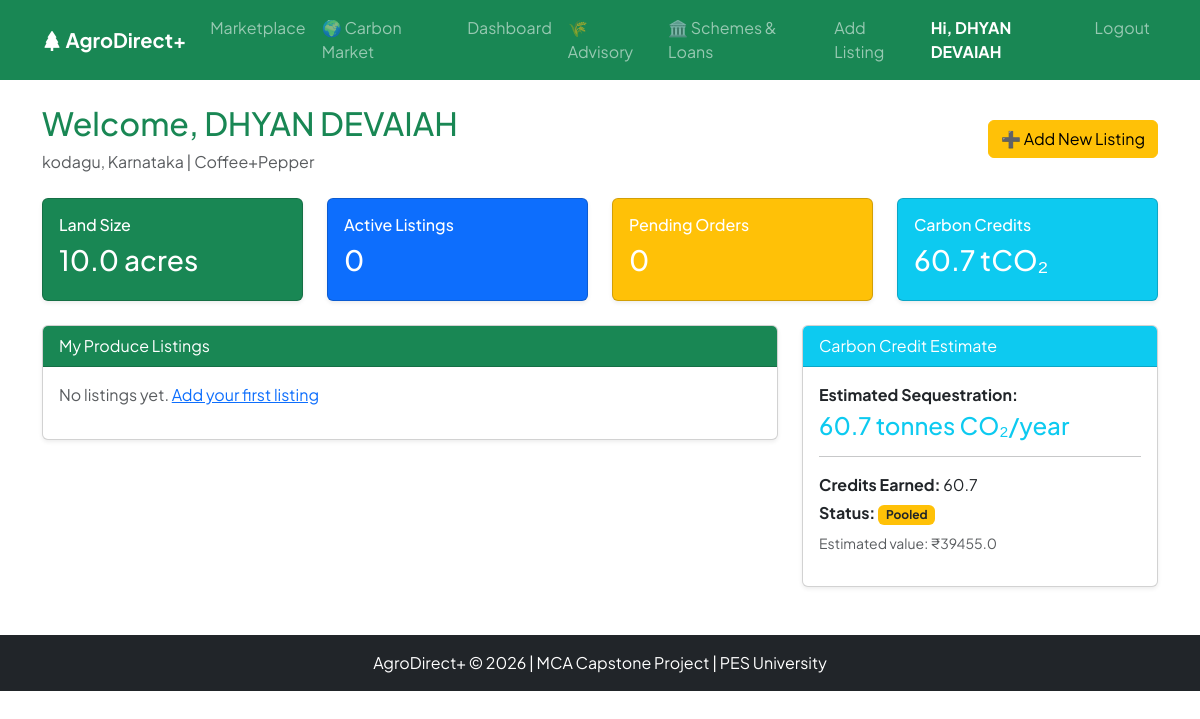
Screenshot of /farmer/dashboard (signed in) with the database file from the repository.
### models.py (models this page shows)
class User(UserMixin, db.Model):
    __tablename__ = 'users'
    id = db.Column(db.Integer, primary_key=True)
    email = db.Column(db.String(120), unique=True, nullable=False)
    password = db.Column(db.String(200), nullable=False)
    role = db.Column(db.String(20), nullable=False)  # 'farmer', 'buyer', 'admin'
    name = db.Column(db.String(100), nullable=False)
    phone = db.Column(db.String(15))
    state = db.Column(db.String(50))
    district = db.Column(db.String(50))
    language = db.Column(db.String(20), default='English')
    created_at = db.Column(db.DateTime, default=datetime.utcnow)
    land_size_acres = db.Column(db.Float)
    crop_type = db.Column(db.String(50))
    years_experience = db.Column(db.Integer)
    tree_count = db.Column(db.Integer)
    shade_percentage = db.Column(db.Float)
    company_name = db.Column(db.String(150))
    gst_number = db.Column(db.String(20))
    buyer_type = db.Column(db.String(50))
    is_verified = db.Column(db.Boolean, default=False)

class CarbonCredit(db.Model):
    __tablename__ = 'carbon_credits'
    id = db.Column(db.Integer, primary_key=True)
    farmer_id = db.Column(db.Integer, db.ForeignKey('users.id'), nullable=False)
    estimated_tonnes = db.Column(db.Float, nullable=False)
    credits_earned = db.Column(db.Float, nullable=False)
    verification_status = db.Column(db.String(20), default='Pending')
    year = db.Column(db.Integer, default=2026)
    created_at = db.Column(db.DateTime, default=datetime.utcnow)
    farmer = db.relationship('User', backref='carbon_credits')

### app.py (the view)
@app.route('/farmer/dashboard')
@login_required
def farmer_dashboard():
    if current_user.role != 'farmer':
        return redirect(url_for('index'))
    listings = Listing.query.filter_by(farmer_id=current_user.id).all()
    orders = Order.query.join(Listing).filter(Listing.farmer_id == current_user.id).all()
    carbon = CarbonCredit.query.filter_by(farmer_id=current_user.id).first()
    if not carbon:
        carbon = calculate_carbon(current_user)
    return render_template('farmer_dashboard.html',
                         listings=listings, orders=orders, carbon=carbon)

### app.py (called while the page is built)
@login_manager.user_loader
def load_user(user_id):
    return User.query.get(int(user_id))

### templates/farmer_dashboard.html (shortened to what this page needs)
{% extends "base.html" %}
{% block content %}
<div class="d-flex justify-content-between align-items-center">
    <div>
        <h2 class="text-success">Welcome, {{ current_user.name }}</h2>
        <p class="text-muted mb-0">{{ current_user.district }}, {{ current_user.state }} | {{ current_user.crop_type }}</p>
    </div>
    <a href="{{ url_for('add_listing') }}" class="btn btn-warning">➕ Add New Listing</a>
</div>
<div class="row mt-4">
    <div class="col-md-3">
        <div class="card bg-success text-white shadow-sm">
            <div class="card-body">
                <h6>Land Size</h6>
                <h3>{{ current_user.land_size_acres }} acres</h3>
            </div>
        </div>
    </div>
    <div class="col-md-3">
        <div class="card bg-primary text-white shadow-sm">
            <div class="card-body">
                <h6>Active Listings</h6>
                <h3>{{ listings|length }}</h3>
            </div>
        </div>
    </div>
    <div class="col-md-3">
        <div class="card bg-warning text-white shadow-sm">
            <div class="card-body">
                <h6>Pending Orders</h6>
                <h3>{{ orders|selectattr('status', 'equalto', 'Pending')|list|length }}</h3>
            </div>
        </div>
    </div>
    <div class="col-md-3">
        <div class="card bg-info text-white shadow-sm">
            <div class="card-body">
                <h6>Carbon Credits</h6>
                <h3>{{ carbon.credits_earned if carbon else 0 }} tCO₂</h3>
            </div>
        </div>
    </div>
</div>
<div class="row mt-4">
    <div class="col-md-8">
        <div class="card shadow-sm">
            <div class="card-header bg-success text-white">My Produce Listings</div>
            <div class="card-body">
                {% if listings %}
                <table class="table table-hover">
                    <thead>
                        <tr><th>Crop</th><th>Grade</th><th>Qty (kg)</th><th>Price/kg</th><th>Status</th></tr>
                    </thead>
                    <tbody>
                        {% for l in listings %}
                        <tr>
                            <td>{{ l.crop_type }}</td>
                            <td>{{ l.grade }}</td>
                            <td>{{ l.quantity_kg }}</td>
                            <td>₹{{ l.expected_price_per_kg }}</td>
                            <td><span class="badge bg-{{ 'success' if l.status == 'Active' else 'secondary' }}">{{ l.status }}</span></td>
                        </tr>
                        {% endfor %}
                    </tbody>
                </table>
                {% else %}
                <p class="text-muted">No listings yet. <a href="{{ url_for('add_listing') }}">Add your first listing</a></p>
                {% endif %}
            </div>
        </div>
    </div>
    <div class="col-md-4">
        <div class="card shadow-sm">
            <div class="card-header bg-info text-white">Carbon Credit Estimate</div>
            <div class="card-body">
                {% if carbon %}
                <p class="mb-1"><strong>Estimated Sequestration:</strong></p>
                <h4 class="text-info">{{ carbon.estimated_tonnes }} tonnes CO₂/year</h4>
                <hr>
                <p class="mb-1"><strong>Credits Earned:</strong> {{ carbon.credits_earned }}</p>
                <p class="mb-1"><strong>Status:</strong> <span class="badge bg-warning text-dark">{{ carbon.verification_status }}</span></p>
                <p class="text-muted small mt-2">Estimated value: ₹{{ (carbon.credits_earned * 650)|round(0) }}</p>
                {% else %}
                <p class="text-muted">Complete your profile to estimate carbon credits.</p>
                {% endif %}
            </div>
        </div>
    </div>
</div>
{% endblock %}

### templates/base.html (shortened to what this page needs)
<!DOCTYPE html>
<html lang="en">
<head>
    <link href="https://cdn.jsdelivr.net/npm/bootstrap@5.3.0/dist/css/bootstrap.min.css" rel="stylesheet">
    <link rel="stylesheet" href="https://cdn.jsdelivr.net/npm/bootstrap-icons@1.11.0/font/bootstrap-icons.css">
    <link rel="stylesheet" href="{{ url_for('static', filename='css/style.css') }}">
</head>
<body>
    <nav class="navbar navbar-expand-lg navbar-dark bg-success">
        <div class="container">
            <a class="navbar-brand fw-bold" href="{{ url_for('index') }}">
                <i class="bi bi-tree-fill"></i> AgroDirect+
            </a>
            <div class="collapse navbar-collapse" id="navMenu">
                <ul class="navbar-nav ms-auto">
                    {% if current_user.is_authenticated %}
                        <li class="nav-item"><a class="nav-link" href="{{ url_for('marketplace') }}">Marketplace</a></li>
                        <li class="nav-item"><a class="nav-link" href="{{ url_for('carbon_marketplace') }}">🌍 Carbon Market</a></li>
                        {% if current_user.role == 'farmer' %}
                            <li class="nav-item"><a class="nav-link" href="{{ url_for('farmer_dashboard') }}">Dashboard</a></li>
                            <li class="nav-item"><a class="nav-link" href="{{ url_for('advisory_dashboard') }}">🌾 Advisory</a></li>
                            <li class="nav-item"><a class="nav-link" href="{{ url_for('schemes_dashboard') }}">🏛️ Schemes & Loans</a></li>
                            <li class="nav-item"><a class="nav-link" href="{{ url_for('add_listing') }}">Add Listing</a></li>
                        {% elif current_user.role == 'buyer' %}
                            <li class="nav-item"><a class="nav-link" href="{{ url_for('buyer_dashboard') }}">Dashboard</a></li>
                        {% elif current_user.role == 'admin' %}
                            <li class="nav-item"><a class="nav-link" href="{{ url_for('admin_dashboard') }}">Admin Panel</a></li>
                        {% endif %}
                        <li class="nav-item"><span class="nav-link text-white fw-bold">Hi, {{ current_user.name }}</span></li>
                        <li class="nav-item"><a class="nav-link" href="{{ url_for('logout') }}">Logout</a></li>
                    {% endif %}
                </ul>
            </div>
        </div>
    </nav>
    <div class="container mt-4">
        {% block content %}{% endblock %}
    </div>
    <footer class="bg-dark text-white text-center py-3 mt-5">
        <p class="mb-0">AgroDirect+ &copy; 2026 | MCA Capstone Project | PES University</p>
    </footer>
</body>
</html>

### static/css/style.css (style rules this page uses)
:root { --primary-green: #198754; --dark-green: #0f5132; --deep-bg: #0a1f14; --text-dark: #1e293b; --text-muted: #64748b; }
body { font-family: 'Plus Jakarta Sans', sans-serif; background-color: #ffffff; color: var(--text-dark); overflow-x: hidden; }

### rows the page displays
User: name "DHYAN DEVAIAH", district "kodagu", state "Karnataka", crop_type "Coffee+Pepper", land_size_acres "10.0"
CarbonCredit: credits_earned "60.7", estimated_tonnes "60.7", verification_status "Pooled", (carbon.credits_earned*650)|round(0) "39455.0"

### other values shown
{{ listings|length }} "0"
{{ orders|selectattr('status', 'equalto', 'Pending')|list|length }} "0"
